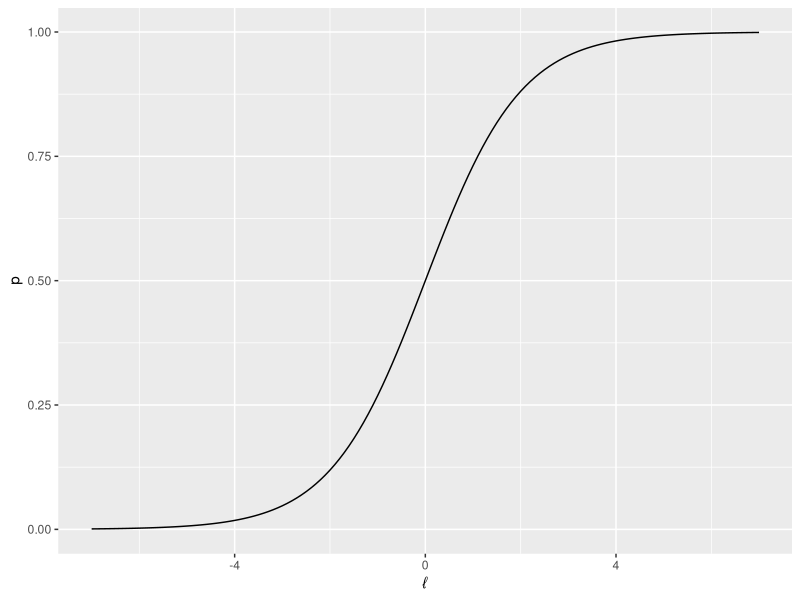
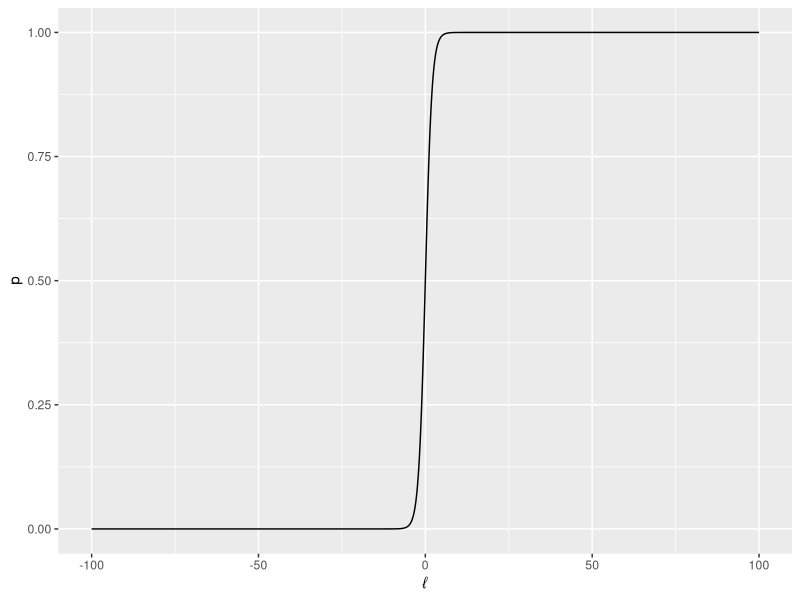
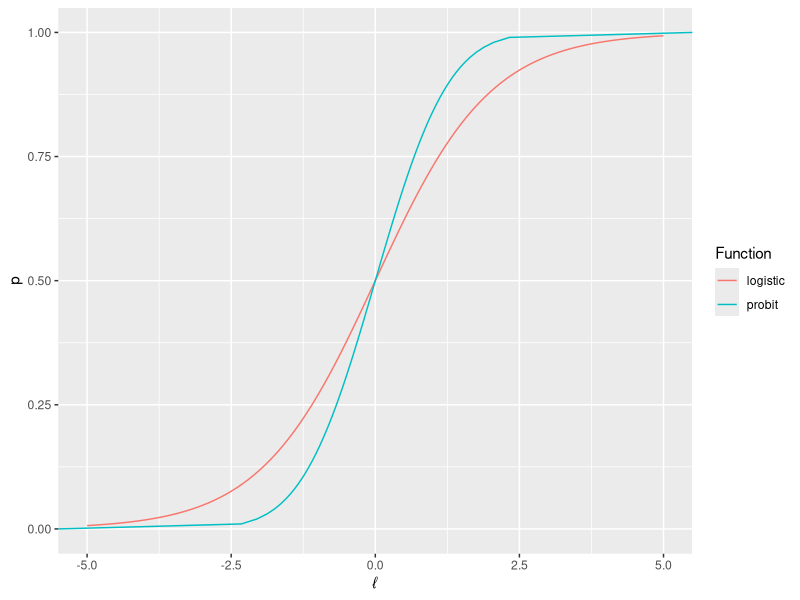

These figures' R source, in order:
library(tidyverse)

# define the logistic response function
logistic.response <- function(l) { 
  return(
    1 / (1 + exp(-1*l) )
  )
}

# test a few key values
logistic.response(0)
logistic.response(Inf)
logistic.response(-Inf)

logistic.response(5)
logistic.response(-5)

logistic.response(1)
logistic.response(-1)

# create a set of inputs to plot
l <- seq(-7,7,0.1)
head(l)
tail(l)

# plot the logistic response function from -10 to 10
ggplot() + 
  geom_line(mapping = aes(x=l, y=logistic.response(l))) + 
  xlab("\U2113") + ylab("p")

# plot for a greater range
l.2 <- seq(-100,100,0.1)

ggplot() + 
  geom_line(mapping = aes(x=l.2, y=logistic.response(l.2))) + 
  xlab("\U2113") + ylab("p")


# probit function
p <- seq(0,1,by=0.01)

# probit is the quantile function for the normal distribution
# we use its inverse, so defined with "p" input instead of "l"
probit <- function(p) {
  return(
    qnorm(p, mean = 0, sd=1)
  )
}

# compare logistic function and probit
g <- seq(-6,6,by=0.1)
p <- seq(0,1,by=0.01)

# construct dataframe with p,g values using both functions
logistic.vals <- data.frame(l=l,
                            p=logistic.response(l),
                            Function="logistic")
probit.vals <- data.frame(l=probit(p),
                          p=p,
                          Function="probit")
combined.vals <- rbind(logistic.vals, probit.vals)

ggplot(data=combined.vals) + 
  geom_line(mapping = aes(x=l, y=p, col=Function)) +
  xlab("\U2113") + ylab("p") + 
  xlim(-5,5)

